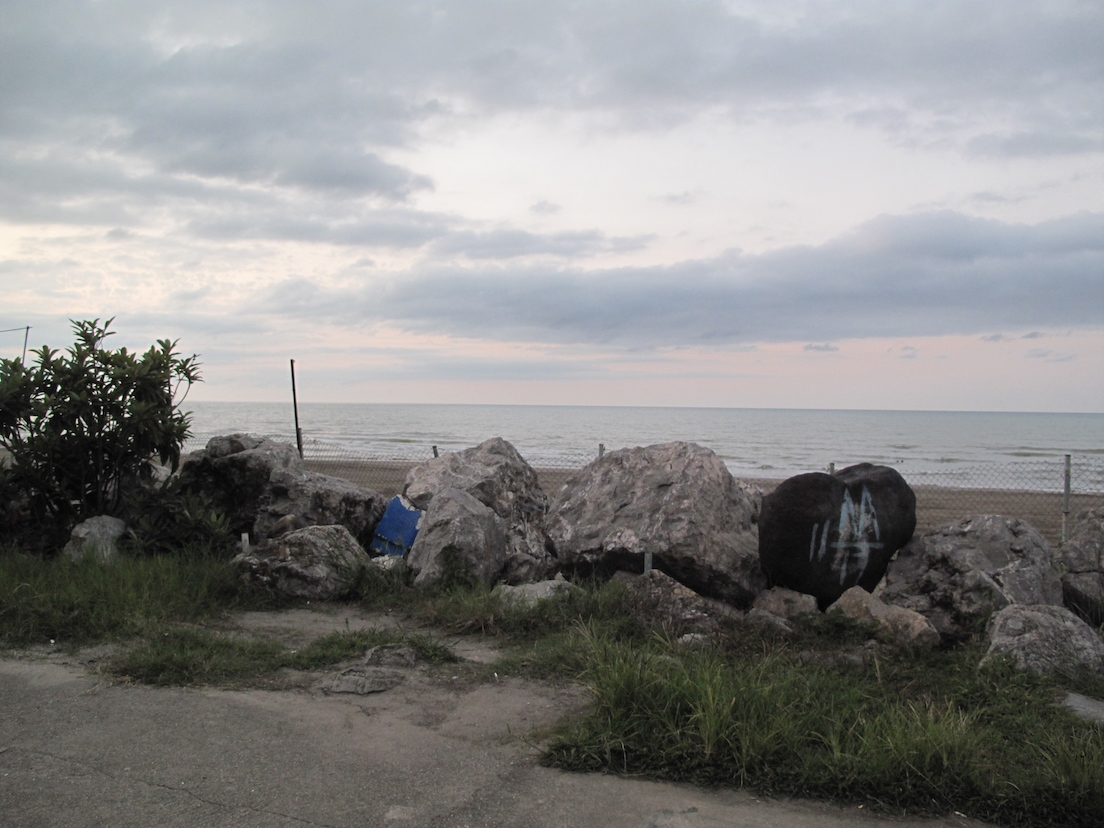
#> input picture HW1/input/04.JPG, 1104 x 828 px
$ python Q3.py
#> lines starting #> are read from the running program, lines starting #| are printed output that depends on the picture
from math import log
import cv2
import numpy as np

# [81 lines left out: function RANSAC, not called in this run]

filenames=['input/04.JPG','input/03.JPG','input/05.JPG','input/06.JPG',
           'input/07.JPG','input/08.JPG','input/09.JPG','input/10.JPG']
base = np.zeros((828*3,1104*5,3),dtype='uint8')
img = np.zeros((8,828,1104,3),dtype='uint8')
kp =[]
d = []
sift = cv2.xfeatures2d.SIFT_create()

for i in range(8):
    tmp = cv2.imread(filenames[i])
#> tmp is the input picture: shape (828, 1104, 3); mean B, G, R 134.5, 134.5, 134.5
    if (i==0):
        base[828:828 * 2, 1500:1500 +1104, :] = tmp[:, :, :]
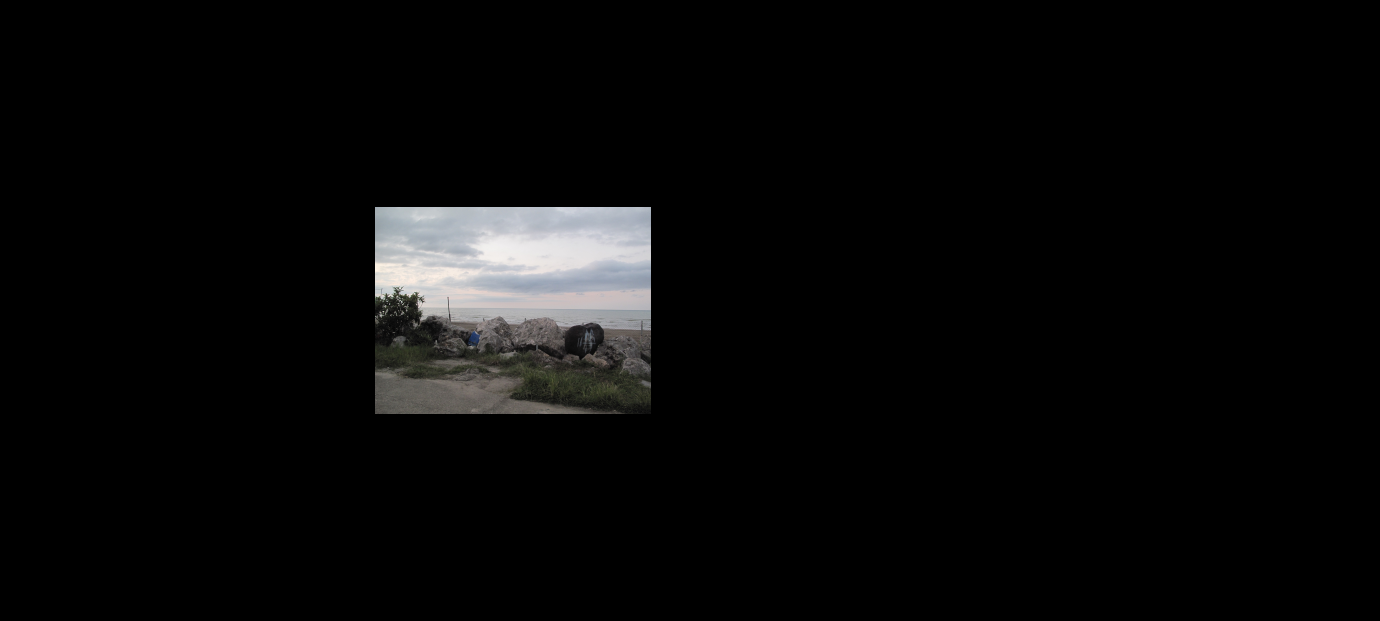
#> base: shape (2484, 5520, 3) (shown at 1/4 size); mean B, G, R 9, 9, 9
        gray = cv2.cvtColor(base, cv2.COLOR_BGR2GRAY)
    else:
        img[i, :, :, :]= tmp[:,:,:]
        gray = cv2.cvtColor(tmp, cv2.COLOR_BGR2GRAY)
#> (the run stopped early here; a loop or call above may not have finished)
